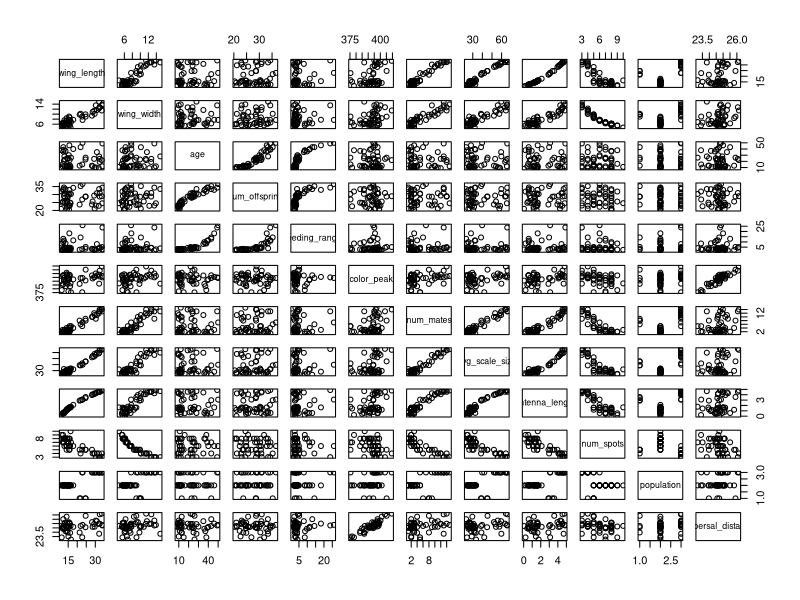
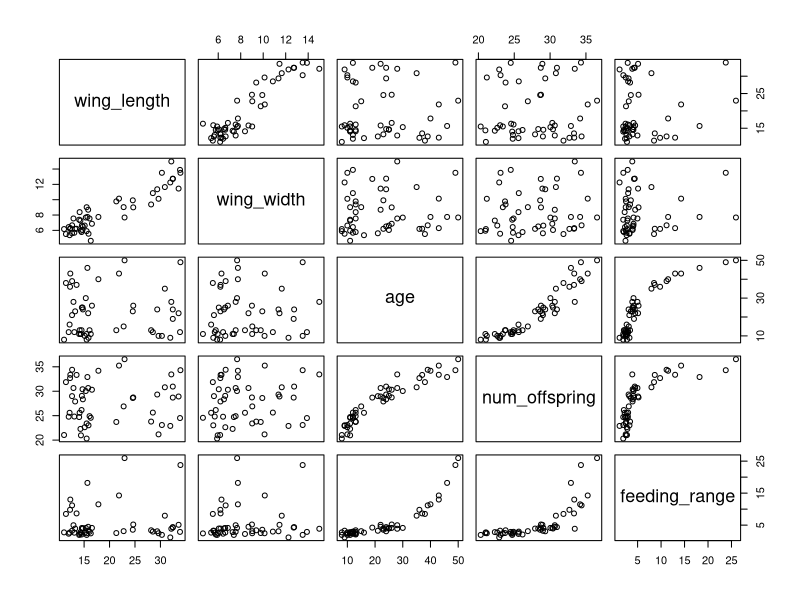

Reproduce these figures in R, in order.
###
# Generating Hoops' Longwing Butterfly sample study data
# @author Zane Billings
# @data 2019-11-14
# Generates a mock dataset representing an observational study of the fictional
#  Moluccan butterfly Hoops' Longwing (Heliconius Hoopsus).
###

setwd("~/Stuff/Zane/Programs/WCU_courses/Sci_Comp/Activities/Hoops_longwing_data")

# Parameters for data generation.
set.seed(340)
N <- 50

# Wing length is normally distributed with mean 24 inches and SD 3 inches.
wing_length <- rnorm(N, 24, 3)

# Hoops' Longwing can be found on three islands. 60% chance a sample was 
#  collected on Ternate, 35% on Tidore, and 15% on Kayoa.
population <- as.factor(sample(c("Ternate", "Tidore", "Kayoa"), 
                               N, replace = TRUE, 
                               prob = c(0.6, 0.35, 0.15)))

# Adjust wing length based on population.
for (i in 1:length(population)) {
  if (population[i] == "Ternate") {
    wing_length[i] <- wing_length[i] * 0.6
  } else if (population[i] == "Tidore") {
    wing_length[i] <- wing_length[i] * 1.2
  }
}

wing_length <- round(wing_length, 2)

# Wing width (inches) is a function of wing length.
wing_width <- round((wing_length/3 + 2) + rnorm(N, 0, 1), 2)

# Age (months) follows this distribution that I made up.
age <- sample(0:3, size = N, replace = TRUE, prob = c(0.5,0.25, 0.15, 0.1))
age <- age * 12
age <- floor(age + rnorm(N, mean = 12, sd = 3))

# Number of offspring is a function of age.
num_offspring <- floor(8.2 * log(age) + 4) + rnorm(N, 0, 1)

# Feeding range (sq km) is a function of age.
feeding_range <- round((0.2 * 1.1^age) + rnorm(N, 2, 0.7), 2)

# Color peak (UV-Vis spec., nm) is normally distributed. 
color_peak <- round(rnorm(N, mean = 392, sd = 9), 2)

# Dispersal distance (km) is a function of color peak. (No bio. reason why!)
dispersal_distance <- round((color_peak/12 - 8) + rnorm(N, 0, 0.25), 2) 

# Number of mates is a polynomial function of color peak.
num_mates <- floor((0.01 * wing_length^(2) + 0.1*wing_length) + rnorm(50, 0, 1))

# Average scale size is a function of wing length.
avg_scale_size <- round((0.04*wing_length^2 + 20) + rnorm(N, mean = 0, sd = 0.1 * mean(wing_length)),2)

# Antenna length is a function of the log of wing length.
antenna_length <- round((3.2*log(wing_length) - 10)+ rnorm(N, log(wing_length), 0.02*log(wing_length)),2)

# Num spots is a hyperbolic function of wing width.
num_spots <- floor(50/wing_width)

# Join together into data frame.
butterfly <- data.frame(wing_length, wing_width, age, num_offspring, 
                        feeding_range, color_peak, num_mates, avg_scale_size,
                        antenna_length, num_spots, population, dispersal_distance)
pairs(butterfly)

write.csv(butterfly, "hoops_longwing_study.csv")

butterfly_sample <- data.frame(wing_length, wing_width, age, num_offspring, feeding_range)
pairs(butterfly_sample)
write.csv(butterfly_sample, "hoops_longwing_sample.csv")

gen_log_plots <- function(x,y) {
  par(mfrow = c(2,2))
  plot(x,y)
  plot(log(x), y)
  plot(x, log(y))
  plot(log(x), log(y))
  par(mfrow = c(1,1))
}
